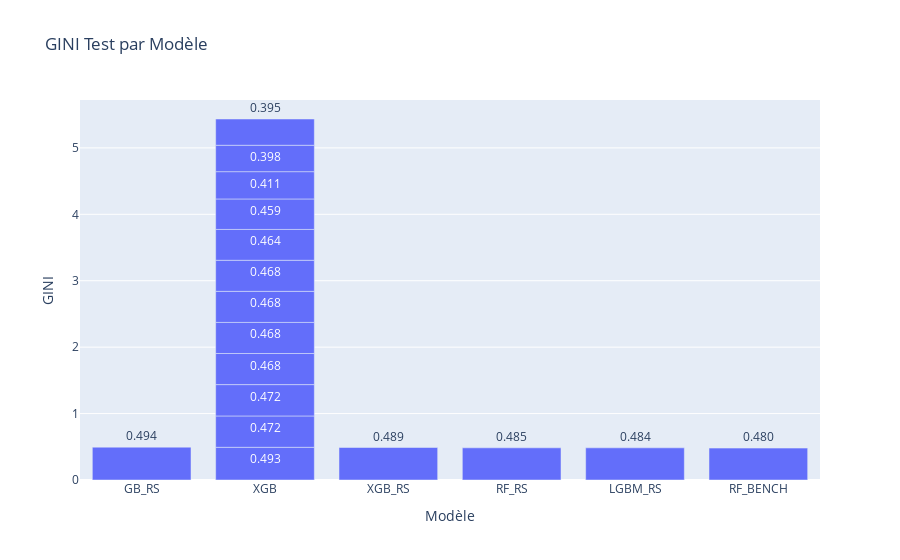
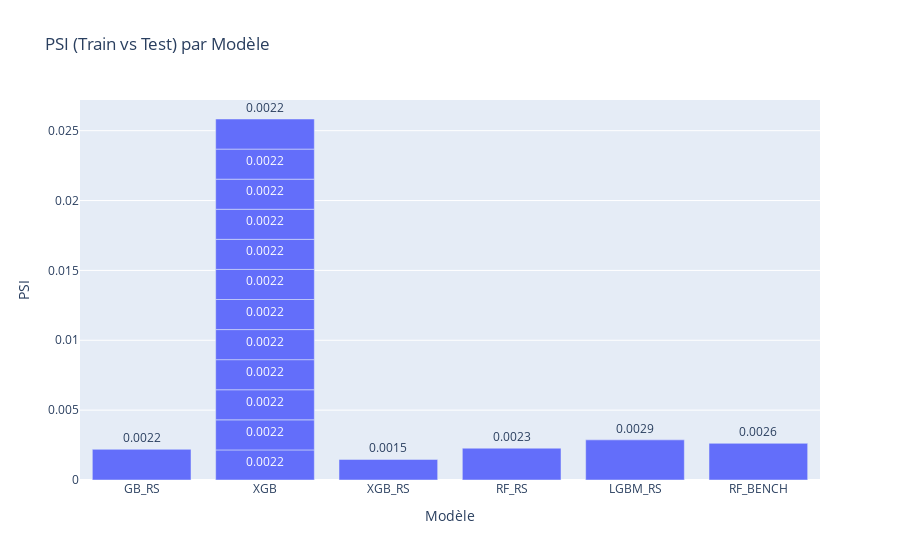

The code cell stored with these charts, in order, in its notebook:
### Markdown cell above
### Résultats Comparatifs

### Code cell
assert 'benchmark_results' in globals(), 'benchmark_results manquant'
assert 'X_train' in globals() and 'X_test' in globals(), 'Splits train/test manquants.'
available_models = []
if 'rf_benchmark' in globals(): available_models.append(('RF_BENCH', rf_benchmark))
if 'gb_best_rs'    in globals(): available_models.append(('GB_RS', gb_best_rs))
if 'gb_best'       in globals(): available_models.append(('GB', gb_best))
if 'lgb_best_rs'   in globals(): available_models.append(('LGBM_RS', lgb_best_rs))
if 'lgb_best'      in globals(): available_models.append(('LGBM', lgb_best))
if 'xgb_best_rs'   in globals(): available_models.append(('XGB_RS', xgb_best_rs))
if 'xgb_best'      in globals(): available_models.append(('XGB', xgb_best))
if 'rf_best_rs'    in globals(): available_models.append(('RF_RS', rf_best_rs))
if 'rf_best'       in globals(): available_models.append(('RF_TUNED', rf_best))
if 'stack_best'    in globals(): available_models.append(('STACK', stack_best))

# Calcul du PSI (train vs test) par modèle
psi_rows = []
for name, est in available_models:
    if hasattr(est, "predict_proba"):
        p_train = est.predict_proba(X_train)[:, 1]
        p_test  = est.predict_proba(X_test)[:, 1]
        psi = compute_psi(p_train, p_test, n_bins=10)
        psi_rows.append({'model': name, 'psi': round(psi, 6)})

psi_df = pd.DataFrame(psi_rows)

# Synthèse GINI + amélioration vs benchmark + PSI
summary = benchmark_results.sort_values('gini_test', ascending=False).reset_index(drop=True)
base_gini = summary.loc[summary.model=='RF_BENCH', 'gini_test'].values[0]
summary['improvement_vs_benchmark_pct'] = ((summary['gini_test'] - base_gini) / base_gini * 100).round(2)
summary = summary.merge(psi_df, on='model', how='left')

print('Comparaison GINI test et PSI (tri décroissant sur GINI):')
display(summary)

# Graphiques
fig = px.bar(summary, x='model', y='gini_test', title='GINI Test par Modèle', text='gini_test')
fig.update_traces(texttemplate='%{text:.3f}', textposition='outside')
fig.update_layout(yaxis=dict(title='GINI'), xaxis=dict(title='Modèle'))
fig.show()

fig2 = px.bar(summary, x='model', y='psi', title='PSI (Train vs Test) par Modèle', text='psi')
fig2.update_traces(texttemplate='%{text:.4f}', textposition='outside')
fig2.update_layout(yaxis=dict(title='PSI'), xaxis=dict(title='Modèle'))
fig2.show()

### Figure 1 — Plotly figure (JSON) as saved in the notebook; plotly's stock layout.template omitted (floating-point values rounded to 4 significant figures)
{"data": [{"hovertemplate": "model=%{x}<br>gini_test=%{text}<extra></extra>", "legendgroup": "", "marker": {"color": "#636efa", "pattern": {"shape": ""}}, "name": "", "orientation": "v", "showlegend": false, "text": [0.4943, 0.4925, 0.4894, 0.4845, 0.4842, 0.4803, 0.4719, 0.4719, 0.4683, 0.4682, 0.4677, 0.4677, 0.4642, 0.4592, 0.4107, 0.3976, 0.3952], "textposition": "outside", "texttemplate": "%{text:.3f}", "type": "bar", "x": ["GB_RS", "XGB", "XGB_RS", "RF_RS", "LGBM_RS", "RF_BENCH", "XGB", "XGB", "XGB", "XGB", "XGB", "XGB", "XGB", "XGB", "XGB", "XGB", "XGB"], "xaxis": "x", "y": [0.4943, 0.4925, 0.4894, 0.4845, 0.4842, 0.4803, 0.4719, 0.4719, 0.4683, 0.4682, 0.4677, 0.4677, 0.4642, 0.4592, 0.4107, 0.3976, 0.3952], "yaxis": "y"}], "layout": {"barmode": "relative", "legend": {"tracegroupgap": 0}, "title": {"text": "GINI Test par Modèle"}, "xaxis": {"anchor": "y", "domain": [0, 1], "title": {"text": "Modèle"}}, "yaxis": {"anchor": "x", "domain": [0, 1], "title": {"text": "GINI"}}}}

### Figure 2 — Plotly figure (JSON) as saved in the notebook; plotly's stock layout.template omitted (floating-point values rounded to 4 significant figures)
{"data": [{"hovertemplate": "model=%{x}<br>psi=%{text}<extra></extra>", "legendgroup": "", "marker": {"color": "#636efa", "pattern": {"shape": ""}}, "name": "", "orientation": "v", "showlegend": false, "text": [0.002195, 0.002153, 0.001472, 0.002277, 0.002872, 0.002624, 0.002153, 0.002153, 0.002153, 0.002153, 0.002153, 0.002153, 0.002153, 0.002153, 0.002153, 0.002153, 0.002153], "textposition": "outside", "texttemplate": "%{text:.4f}", "type": "bar", "x": ["GB_RS", "XGB", "XGB_RS", "RF_RS", "LGBM_RS", "RF_BENCH", "XGB", "XGB", "XGB", "XGB", "XGB", "XGB", "XGB", "XGB", "XGB", "XGB", "XGB"], "xaxis": "x", "y": [0.002195, 0.002153, 0.001472, 0.002277, 0.002872, 0.002624, 0.002153, 0.002153, 0.002153, 0.002153, 0.002153, 0.002153, 0.002153, 0.002153, 0.002153, 0.002153, 0.002153], "yaxis": "y"}], "layout": {"barmode": "relative", "legend": {"tracegroupgap": 0}, "title": {"text": "PSI (Train vs Test) par Modèle"}, "xaxis": {"anchor": "y", "domain": [0, 1], "title": {"text": "Modèle"}}, "yaxis": {"anchor": "x", "domain": [0, 1], "title": {"text": "PSI"}}}}
